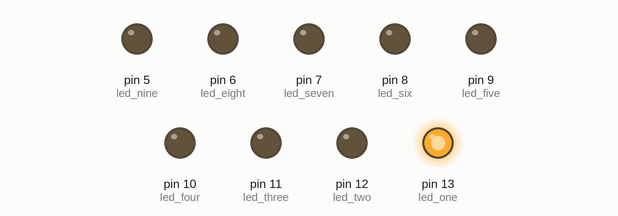
This sketch was run on a simulated Arduino Uno, built with avr-gcc and run on an emulated ATmega328P. Shown: output pins drawn as LEDs (lit = HIGH).

Above: at 0.1 s.
At 3.6 s:
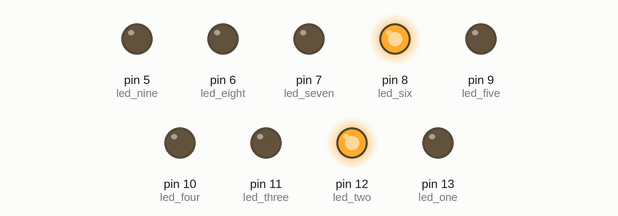
At 9.1 s:
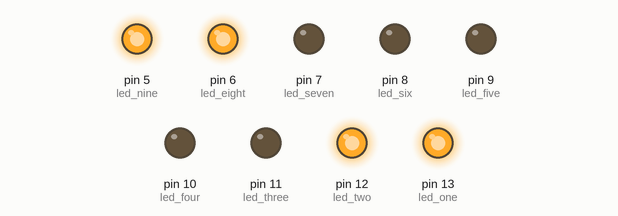
At 19.6 s:
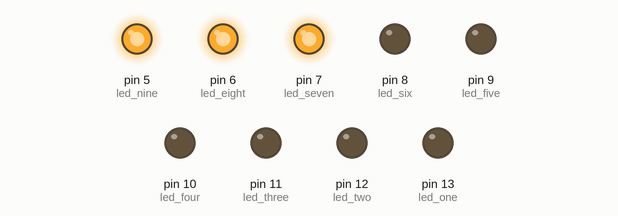
At 30.1 s:
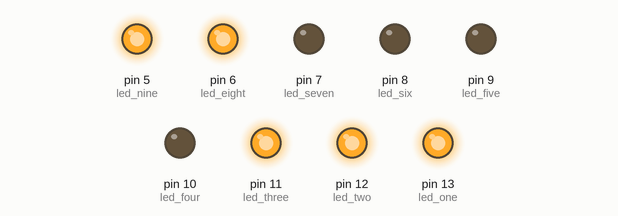
At 38.6 s:
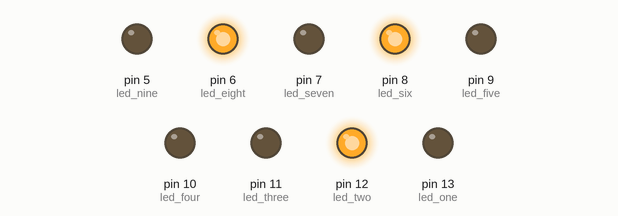
Timing chart, 0 to 40.0 s (numbered marks = the images above):
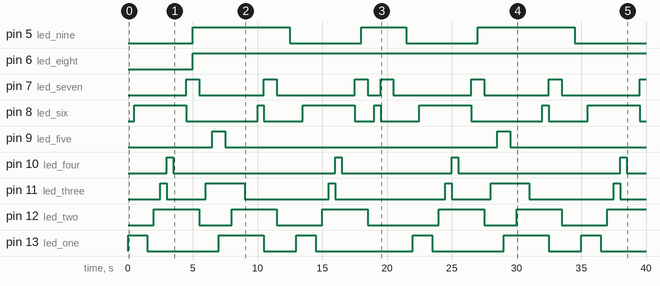

Measured:
- by itself, pin 5 (led_nine): goes HIGH 7.5 s, LOW 5.5 s, HIGH 3.5 s, LOW 5.5 s, HIGH 7.5 s, then LOW
- by itself, pin 6 (led_eight): LOW → HIGH at 5.0 s
- by itself, pin 7 (led_seven): LOW → HIGH at 4.5 s, → LOW 1.0 s later, → HIGH 5.0 s later, → LOW 1.0 s later, … (13 changes in this stretch)
- by itself, pin 8 (led_six): LOW → HIGH at 0.50 s, → LOW 4.0 s later, → HIGH 5.5 s later, → LOW 0.50 s later, … (14 changes in this stretch)
- by itself, pin 9 (led_five): alternates HIGH for 1.0 s and LOW for 21.0 s
- by itself, pin 10 (led_four): LOW → HIGH at 3.0 s, → LOW 0.50 s later, → HIGH 12.5 s later, → LOW 0.50 s later, … (8 changes in this stretch)
- by itself, pin 11 (led_three): LOW → HIGH at 2.5 s, → LOW 0.50 s later, → HIGH 3.0 s later, → LOW 3.0 s later, … (12 changes in this stretch)
- by itself, pin 12 (led_two): LOW → HIGH at 2.0 s, → LOW 3.5 s later, → HIGH 2.5 s later, → LOW 3.5 s later, … (11 changes in this stretch)

The sketch:

leds_aceso2.ino
```cpp
/*The variable global*/

 int led_one = 13;
 int led_two = 12;
 int led_three = 11;
 int led_four = 10;
 int led_five = 9;
 int led_six = 8;
 int led_seven = 7;
 int led_eight = 6;
 int led_nine = 5;

void setup() {

   pinMode(led_one,OUTPUT);
    pinMode(led_two,OUTPUT);
     pinMode(led_three,OUTPUT);
      pinMode(led_four,OUTPUT);
       pinMode(led_five,OUTPUT);
        pinMode(led_six,OUTPUT);
         pinMode(led_seven,OUTPUT);
          pinMode(led_eight,OUTPUT);
           pinMode(led_nine,OUTPUT);


}

void loop() {


    /*
      OBS:ALL "LOW"
        IS DOWN BRIGHTNESS
    */

   //LED 1
  digitalWrite(led_one, HIGH);
  delay(500);
  digitalWrite(led_six, HIGH);
  delay(500);

      digitalWrite(led_one, HIGH);
  delay(500);
  digitalWrite(led_one, LOW);
  delay(500);


  digitalWrite(led_two, HIGH);
  delay(500);
  digitalWrite(led_three, HIGH);
  delay(500);
  digitalWrite(led_four, HIGH);
  digitalWrite(led_three, LOW);
  delay(500);
  digitalWrite(led_four, LOW);


  delay(500);


  digitalWrite(led_six, HIGH);
  delay(500);

   digitalWrite(led_seven, HIGH);

  digitalWrite(led_six,LOW);
    delay(500);
   digitalWrite(led_eight, HIGH);

   digitalWrite(led_nine,HIGH);
   digitalWrite(led_six,LOW);
   delay(500);
   digitalWrite(led_seven, LOW);

   digitalWrite(led_two,LOW);
  delay(500);


  //LED 2


   digitalWrite(led_three, HIGH);
  delay(500);
  digitalWrite(led_five, HIGH);
  delay(500);

      digitalWrite(led_one, HIGH);
  delay(500);
  digitalWrite(led_five, LOW);
  delay(500);


  digitalWrite(led_two, HIGH);
  delay(500);
  digitalWrite(led_three, HIGH);
  delay(500);
  digitalWrite(led_one, HIGH);
  digitalWrite(led_three, LOW);
  delay(500);
  digitalWrite(led_four, LOW);


  delay(500);


  digitalWrite(led_six, HIGH);
  delay(500);
  digitalWrite(led_one, LOW);

   digitalWrite(led_seven, HIGH);

  digitalWrite(led_six,LOW);
    delay(500);
   digitalWrite(led_eight, HIGH);

   digitalWrite(led_nine,HIGH);
   digitalWrite(led_six,LOW);
   delay(500);
   digitalWrite(led_seven, LOW);

   digitalWrite(led_two,LOW);
    delay(500);

  digitalWrite(led_eight,HIGH);
  delay(500);
   digitalWrite(led_nine, LOW);
   delay(500);


 digitalWrite(led_one, HIGH);
  delay(500);
  digitalWrite(led_six, HIGH);
  delay(500);

      digitalWrite(led_one, HIGH);
  delay(500);
  digitalWrite(led_one, LOW);
  delay(500);


  digitalWrite(led_two, HIGH);
  delay(500);
  digitalWrite(led_three, HIGH);
  delay(500);
  digitalWrite(led_four, HIGH);
  digitalWrite(led_three, LOW);
  delay(500);
  digitalWrite(led_four, LOW);


  delay(500);


  digitalWrite(led_six, HIGH);
  delay(500);

   digitalWrite(led_seven, HIGH);

  digitalWrite(led_six,LOW);
    delay(500);
   digitalWrite(led_eight, HIGH);

   digitalWrite(led_nine,HIGH);
   digitalWrite(led_six,LOW);
   delay(500);
   digitalWrite(led_seven, LOW);

   digitalWrite(led_two,LOW);
  delay(500);


  digitalWrite(led_six, HIGH);
  delay(500);
  digitalWrite(led_one, LOW);

   digitalWrite(led_seven, HIGH);

  digitalWrite(led_six,LOW);
    delay(500);
   digitalWrite(led_eight, HIGH);

   digitalWrite(led_nine,HIGH);
   digitalWrite(led_six,LOW);
   delay(500);
   digitalWrite(led_seven, LOW);

   digitalWrite(led_two,LOW);
    delay(500);

  digitalWrite(led_eight,HIGH);
  delay(500);
   digitalWrite(led_nine, LOW);
   delay(500);
}
```
